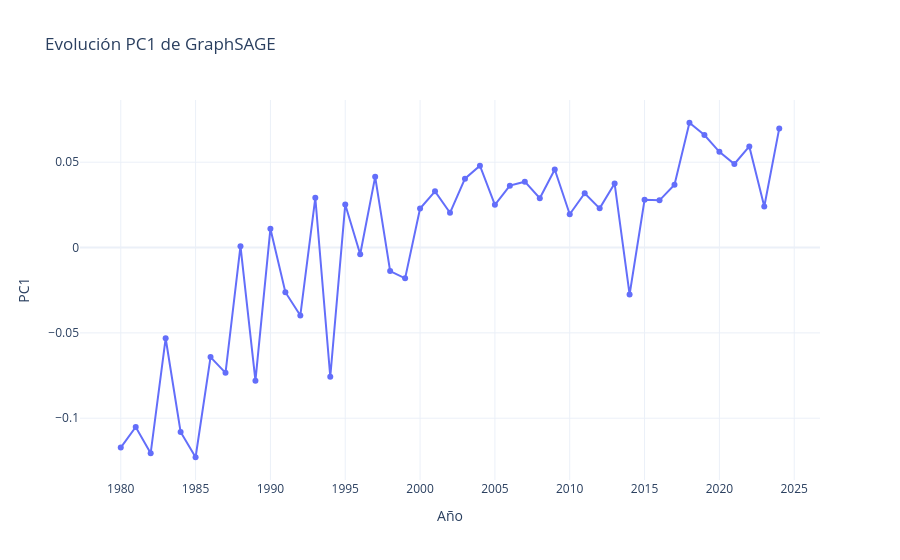

Here is the notebook cell this chart was saved with:
### Code cell
df_flujo, metadatos_pca = eanalysis.calcular_pca_1d(historia)
eviz.plot_evolucion_pc1(df_flujo)

### Figure 1 — Plotly figure (JSON) as saved in the notebook; plotly's stock layout.template omitted (floating-point values rounded to 4 significant figures)
{"data": [{"hovertemplate": "Año=%{x}<br>PC1=%{y}<extra></extra>", "legendgroup": "", "line": {"color": "#636efa", "dash": "solid"}, "marker": {"symbol": "circle"}, "mode": "lines+markers", "name": "", "orientation": "v", "showlegend": false, "type": "scatter", "x": [1980, 1981, 1982, 1983, 1984, 1985, 1986, 1987, 1988, 1989, 1990, 1991, 1992, 1993, 1994, 1995, 1996, 1997, 1998, 1999, 2000, 2001, 2002, 2003, 2004, 2005, 2006, 2007, 2008, 2009, 2010, 2011, 2012, 2013, 2014, 2015, 2016, 2017, 2018, 2019, 2020, 2021, 2022, 2023, 2024], "xaxis": "x", "y": [-0.1172, -0.1052, -0.1205, -0.05318, -0.1081, -0.1229, -0.06422, -0.07345, 0.000762, -0.07802, 0.01102, -0.02618, -0.03978, 0.02916, -0.07571, 0.02517, -0.00396, 0.0414, -0.01379, -0.01807, 0.02285, 0.03291, 0.02036, 0.04037, 0.04798, 0.02504, 0.03626, 0.03858, 0.02889, 0.04572, 0.01947, 0.03182, 0.02294, 0.03751, -0.02752, 0.028, 0.02765, 0.03679, 0.07311, 0.06592, 0.05609, 0.04895, 0.05922, 0.024, 0.0698], "yaxis": "y"}], "layout": {"legend": {"tracegroupgap": 0}, "title": {"text": "Evolución PC1 de GraphSAGE"}, "xaxis": {"anchor": "y", "domain": [0, 1], "title": {"text": "Año"}}, "yaxis": {"anchor": "x", "domain": [0, 1], "title": {"text": "PC1"}}}}
